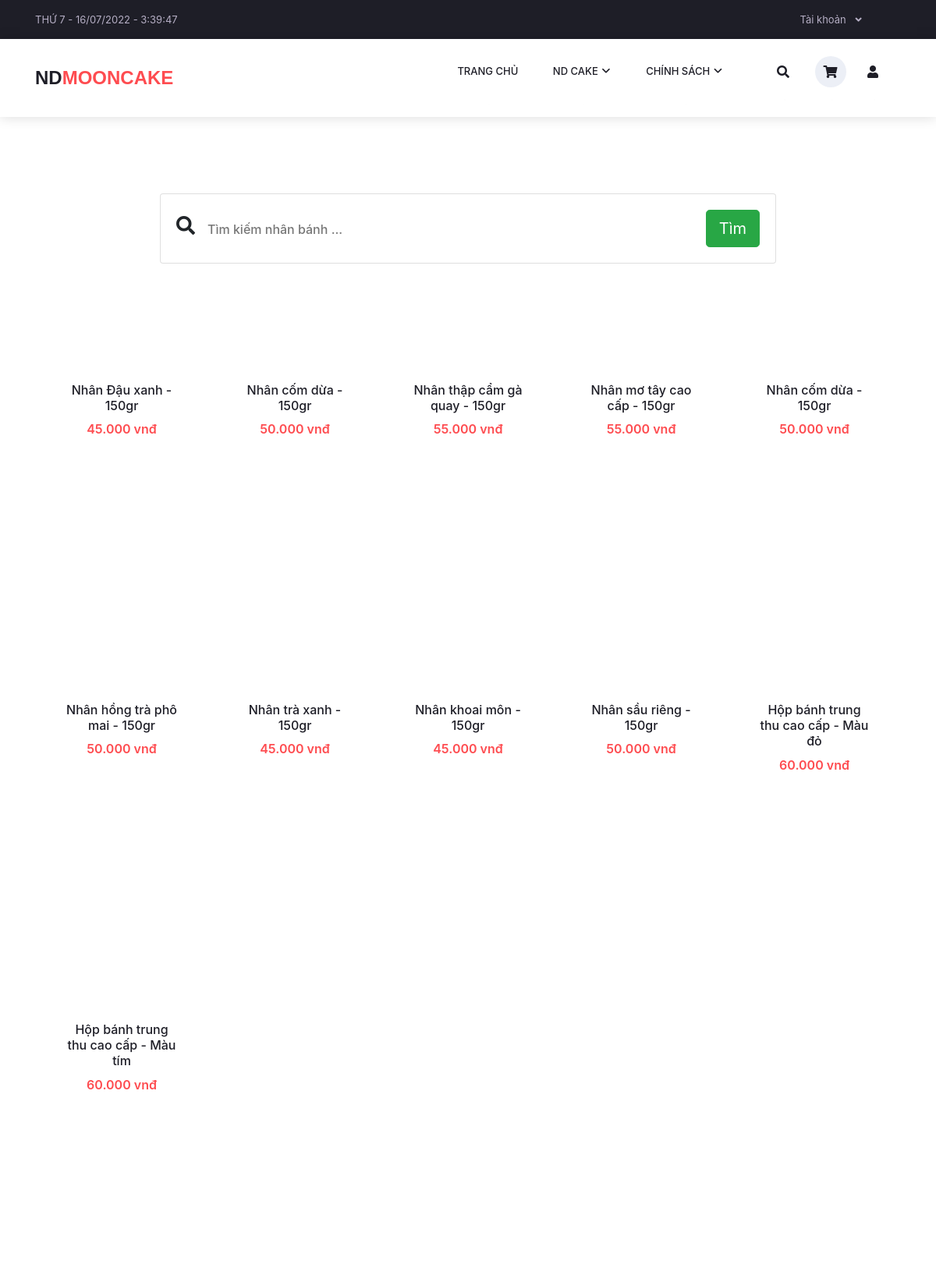
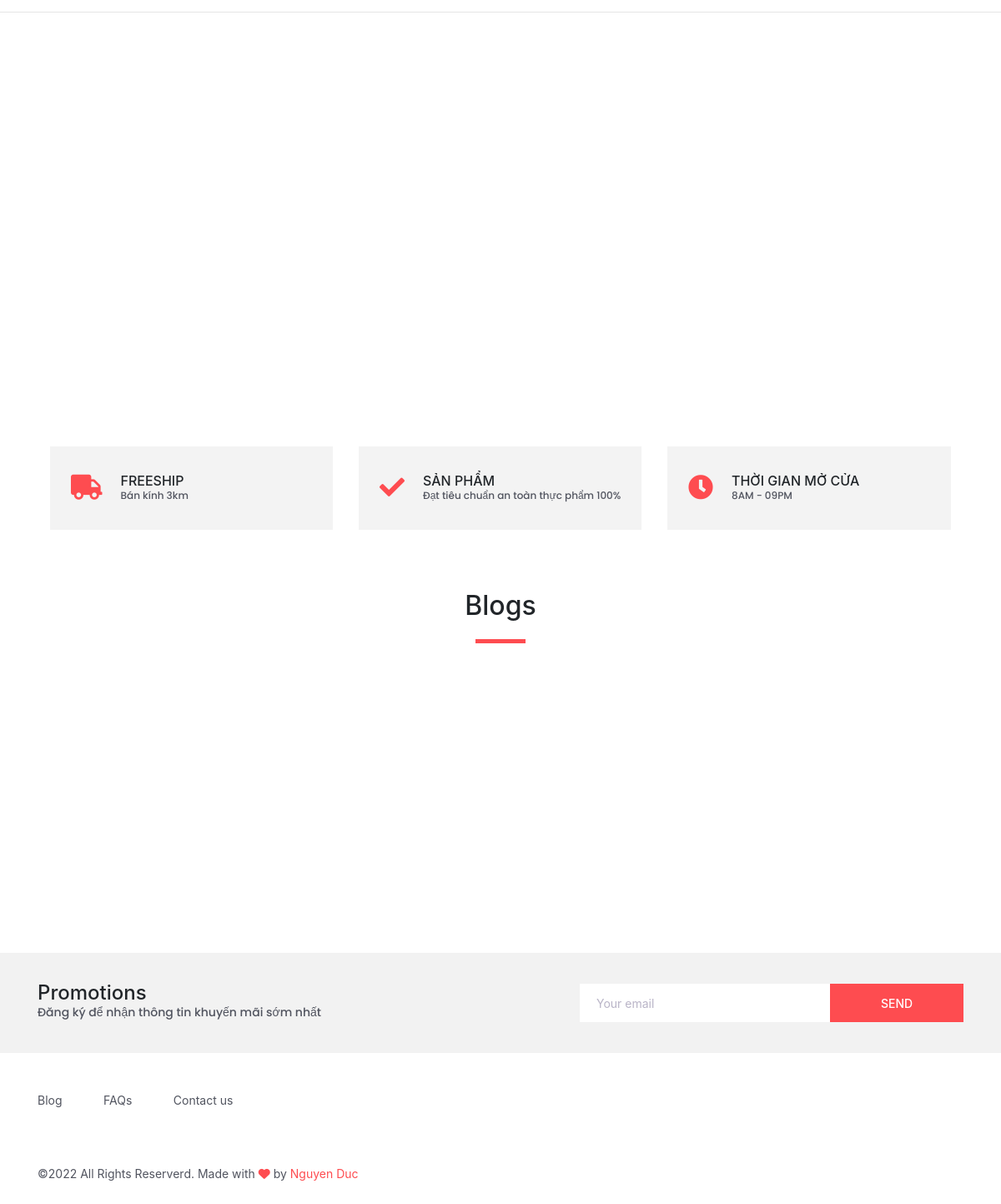
/?page=search, run on the app's committed database (2 pictures, top to bottom).
### tables this page shows
CREATE TABLE `products` (
  `id` int(11) NOT NULL,
  `name` varchar(100) DEFAULT NULL,
  `price` varchar(100) DEFAULT NULL,
  `type` varchar(255) DEFAULT NULL,
  `fill` varchar(100) DEFAULT NULL,
  `mota` varchar(100) DEFAULT NULL,
  `image` varchar(255) DEFAULT NULL
);

### element/search.php (the view, shortened to what this page needs)
<link href="//maxcdn.bootstrapcdn.com/bootstrap/4.1.1/css/bootstrap.min.css" rel="stylesheet" id="bootstrap-css">
<link rel="stylesheet" href="https://use.fontawesome.com/releases/v5.1.0/css/all.css">
<div class="wrapper-2">
<br />
<br />
<div class="row justify-content-center">
    <div class="col-12 col-md-10 col-lg-8">
        <form method="post" class="card card-sm" action="?page=search">
            <div class="card-body row no-gutters align-items-center">
                <div class="col-auto">
                    <i class="fas fa-search h4 text-body"></i>
                </div>
                <div class="col">
                    <input name="key" class="form-control form-control-lg form-control-borderless" type="text" placeholder="Tìm kiếm nhân bánh ... ">
                </div>
                <div class="col-auto">
                    <button class="btn btn-lg btn-success" type="submit" name="search">Tìm</button>
                </div>
            </div>
        </form>
    </div>
</div>
<div class="content-search">
    <div class="col-12 col-md-10 col-lg-8 mt-3" style="margin: 0px auto;">
    </div>
    <div class="new_arrivals">
        <div class="container">
            <div class="row">
                <div class="col">
                    <div class="product-grid " id="myList" data-isotope='{ "itemSelector": ".product-item", "layoutMode": "fitRows" }'>
                        <?php foreach ($query as $item) { ?>
                            <div class="product-item items">
                                <a href="?page=product_detail&id=<?php echo $item['id'] ?>">
                                    <div class="product">
                                        <div class="product_image">
                                        </div>
                                        <div class="product_info">
                                            <h6 class="product_name"><a href="?page=product_detail&id=<?php echo $item['id'] ?>"><?php echo $item['name'] ?></a></h6>
                                            <div class="product_price"><?php echo $item['price'] . ".000 vnđ" ?></div>
                                        </div>
                                    </div>
                                </a>
                            </div>
                        <?php } ?>
                    </div>
                </div>
            </div>
        </div>
    </div>
    <hr>
</div>

### index.php (shortened to what this page needs)
<?php
include('element/connectdb.php');
$user = (isset($_SESSION['user'])) ? $_SESSION['user'] : [];
$sql = "SELECT * FROM products";
$query = mysqli_query($conn, $sql);
?>
<!DOCTYPE html>
<html lang="en">
<head>
	<link rel="stylesheet" type="text/css" href="styles/bootstrap4/bootstrap.min.css">
	<link href="plugins/font-awesome-4.7.0/css/font-awesome.min.css" rel="stylesheet" type="text/css">
	<link rel="stylesheet" type="text/css" href="plugins/OwlCarousel2-2.2.1/owl.carousel.css">
	<link rel="stylesheet" type="text/css" href="plugins/OwlCarousel2-2.2.1/owl.theme.default.css">
	<link rel="stylesheet" type="text/css" href="plugins/OwlCarousel2-2.2.1/animate.css">
	<link rel="stylesheet" type="text/css" href="styles/mains_styles.css">
	<link rel="stylesheet" type="text/css" href="styles/responsive.css">
	<link rel="stylesheet" type="text/css" href="plugins/jquery-ui-1.12.1.custom/jquery-ui.css">
	<link rel="stylesheet" href="https://cdnjs.cloudflare.com/ajax/libs/animate.css/4.1.1/animate.min.css" />
	<link rel="stylesheet" href="https://cdnjs.cloudflare.com/ajax/libs/font-awesome/6.1.1/css/all.min.css" />
</head>
<body onload="time()">
	<div class="super_container">
		<header class="header trans_300">
			<div class="top_nav">
				<div class="container">
					<div class="row">
						<div class="col-md-6">
							<div class="top_nav_left">
								<div id="clock"></div>
							</div>
						</div>
						<div class="col-md-6 text-right">
							<div class="top_nav_right">
								<ul class="top_nav_menu">
									<?php if (isset($user['username'])) { ?>
										<li class="account">
											<a href="#">
												Xin chào, <span><?php echo $user['username'] ?></span>
												<i class="fa fa-angle-down"></i>
											</a>
											<ul class="account_selection">
												<li><a href="?page=profile_guest&id=<?php echo $user['id'] ?>"><i class="fa fa-address-card" aria-hidden="true"></i>Thông tin cá nhân</a></li>
												<li><a href="?page=myorder&id=<?php echo $user['id'] ?>"><i class="fa fa-shopping-basket" aria-hidden="true"></i>Đơn mua</a></li>
												<li><a href="./element/signout.php"><i class="fa fa-sign-in" aria-hidden="true"></i>Đăng xuất</a></li>
											</ul>
										</li>
									<?php } else { ?>
										<li class="account">
											<a href="#">
												Tài khoản
												<i class="fa fa-angle-down"></i>
											</a>
										</li>
									<?php } ?>
								</ul>
							</div>
						</div>
					</div>
				</div>
			</div>
			<div class="main_nav_container">
				<div class="container">
					<div class="row ">
						<div class="col-lg-12 text-right">
							<div class="logo_container">
								<a href="?page=home">ND<span>MOONCAKE</span></a>
							</div>
							<nav class="navbar stroke">
								<ul class="navbar_menu">
									<li><a href="?page=home">Trang chủ</a></li>
									<li class="dropdown ">
										<a href="" data-toggle="dropdown ">
											ND Cake
											<i style="padding:1px" class="fa-solid fa-angle-down"></i>
										</a>
									</li>
									<li class="dropdown">
										<a href="" data-toggle="dropdown">
											Chính sách
											<i style="padding:1px" class="fa-solid fa-angle-down"></i>
										</a>
									</li>
								</ul>
								<ul class="navbar_user">
									<li class="search mr-3">
										<a href="?page=search"><i class="fa fa-search" aria-hidden="true"></i></a>
									</li>
									<li class="dropdown checkout">
										<a href="?page=spc" data-toggle="dropdown ">
											<i class="fa fa-shopping-cart" aria-hidden="true"></i>
										</a>
									</li>
									<?php if (isset($user['username'])) { ?>
										<li style="margin-left: 20px;">
											<a href="?page=profile_guest&id=<?php echo $user['id'] ?>">
												<img style="width:20px; border-radius:10px" src="<?php echo $user['url_image'] ?>" alt="">
												<span><?php echo $user['username'] ?></span>
											</a>
										</li>
									<?php } else { ?>
										<li style="margin-left: 10px;" class="user">
											<a href="./element/signin.php"><i class="fa fa-user" aria-hidden="true"></i></a>
										</li>
									<?php } ?>
								</ul>
							</nav>
						</div>
					</div>
				</div>
			</div>
		</header>
		<div class="fs_menu_overlay"></div>
		<section>
			<?php
			include('element/fille.php');
			?>
		</section>
		<div class="benefit">
			<div class="container">
				<div class="row benefit_row">
					<div class="col-lg-4 benefit_col">
						<div class="benefit_item d-flex flex-row align-items-center">
							<div class="benefit_icon"><i class="fa fa-truck" aria-hidden="true"></i></div>
							<div class="benefit_content">
								<h6>Freeship</h6>
								<p>Bán kính 3km</p>
							</div>
						</div>
					</div>
					<div class="col-lg-4 benefit_col">
						<div class="benefit_item d-flex flex-row align-items-center">
							<div class="benefit_icon"><i class="fa fa-check" aria-hidden="true"></i></div>
							<div class="benefit_content">
								<h6>Sản phẩm</h6>
								<p>Đạt tiêu chuẩn an toàn thực phẩm 100%</p>
							</div>
						</div>
					</div>
					<div class="col-lg-4 benefit_col">
						<div class="benefit_item d-flex flex-row align-items-center">
							<div class="benefit_icon"><i class="fa fa-clock-o" aria-hidden="true"></i></div>
							<div class="benefit_content">
								<h6>Thời gian mở cửa</h6>
								<p>8AM - 09PM</p>
							</div>
						</div>
					</div>
				</div>
			</div>
		</div>
		<div class="blogs">
			<div class="container">
				<div class="row">
					<div class="col text-center">
						<div class="section_title">
							<h2>Blogs</h2>
						</div>
					</div>
				</div>
				<div class="row blogs_container">
					<div class="col-lg-4 blog_item_col">
						<div class="blog_item">
							<div class="blog_background" style="background-image:url(https://cdn.glitch.global/e4e5a7c2-c10e-4ecd-b570-505542b6edc1/9d45d1de-bcba-4f4b-ba2e-e6cb7c45bd5c.received_634519940855698.jpeg?v=1657599958817)"></div>
						</div>
					</div>
					<div class="col-lg-4 blog_item_col">
						<div class="blog_item">
							<div class="blog_background" style="background-image:url(https://cdn.glitch.global/e4e5a7c2-c10e-4ecd-b570-505542b6edc1/baf3ff1e-9f44-4058-b368-a4b43f6515e3.IMG_1657278944336_1657599311894.jpg?v=1657599964752)"></div>
						</div>
					</div>
					<div class="col-lg-4 blog_item_col">
						<div class="blog_item">
							<div class="blog_background" style="background-image:url(https://cdn.glitch.global/e4e5a7c2-c10e-4ecd-b570-505542b6edc1/219477186_2688720041426211_1730125793542473971_n.jpg?v=1657612579076)"></div>
						</div>
					</div>
				</div>
			</div>
		</div>
		<div class="newsletter">
			<div class="container">
				<div class="row">
					<div class="col-lg-6">
						<div class="newsletter_text d-flex flex-column justify-content-center align-items-lg-start align-items-md-center text-center">
							<h4>Promotions</h4>
							<p>Đăng ký để nhận thông tin khuyến mãi sớm nhất</p>
						</div>
					</div>
					<div class="col-lg-6">
						<form method="post">
							<div class="newsletter_form d-flex flex-md-row flex-column flex-xs-column align-items-center justify-content-lg-end justify-content-center">
								<input id="newsletter_email" type="text" name="email_sale" placeholder="Your email" data-error="Valid email is required.">
								<button id="newsletter_submit" class="newsletter_submit_btn trans_300">Send</button>
							</div>
						</form>
					</div>
				</div>
			</div>
		</div>
		<footer class="footer">
			<div class="container">
				<div class="row">
					<div class="col-lg-6">
						<div class="footer_nav_container d-flex flex-sm-row flex-column align-items-center justify-content-lg-start justify-content-center text-center">
							<ul class="footer_nav">
								<li><a href="#">Blog</a></li>
								<li><a href="#">FAQs</a></li>
								<li><a href="?page=contact">Contact us</a></li>
							</ul>
						</div>
					</div>
					<div class="col-lg-6">
						<div class="footer_social d-flex flex-row align-items-center justify-content-lg-end justify-content-center">
							<ul>
								<li><a href="https://www.facebook.com/ndmooncake"><i class="fa fa-facebook" aria-hidden="true"></i></a></li>
								<li><a href="#"><i class="fa fa-instagram" aria-hidden="true"></i></a></li>
							</ul>
						</div>
					</div>
				</div>
				<div class="row">
					<div class="col-lg-12">
						<div class="footer_nav_container">
							<div class="cr">©2022 All Rights Reserverd. Made with <i class="fa fa-heart-o" aria-hidden="true"></i> by <a href="#">Nguyen Duc</a>
							</div>
						</div>
					</div>
				</div>
		</footer>
	</div>
</body>
</html>

### element/fille.php
<?php
    if(isset($_GET['page'])){
        $page = $_GET['page'];
    }
    else {
        $page = '';
    }
    if($page == "products") {
        include('products.php');
    }
    elseif($page == "about"){
        include('about.php');
    }
    elseif($page == "contact"){
        include('contact.php');
    }
    elseif($page == "product_detail"){
        include('product_detail.php');
    }
    elseif($page == "profile_guest"){
        include('profile_guest.php');
    }
    elseif($page == "spc"){
        include('shoppingcart.php');
    }
    elseif($page == "order"){
        include('order.php');
    }
    elseif($page == "ordersucces"){
        include('ordersucces.php');
    }
    elseif($page == "myorder"){
        include('myorder.php');
    }
    elseif($page == "myordetail"){
        include('myordetail.php');
    }
    elseif($page == "search"){
        include('search.php');
    }
    elseif($page == "products_search"){
        include('products_search.php');
    }
    elseif($page == "news"){
        include('news.php');
    }
    elseif($page == "fixuser"){
        include('fixuser.php');
    }
    elseif($page == "sendmail"){
        include('sendmail/send.php');
    }
    else {
        include('home.php');
    }
?>

### element/search.php (style rules this page uses)
.wrapper-2 { margin-top: 200px; }
.content-search { margin-bottom: 65vh; }
.form-control-borderless { border: none; }

### index.php (style rules this page uses)
nav ul li a, nav ul li a:after, nav ul li a:before { transition: all .5s; }
nav.stroke ul li a, nav.fill ul li a { position: relative; }
nav.stroke ul li a:after, nav.fill ul li a:after { position: absolute; bottom: 0; left: 0; right: 0; margin: auto; width: 0%; content: '.'; color: transparent; background: #aaa; height: 1px; }

### data on the page
products: name "Nhân Đậu xanh - 150gr", price "45"
products: name "Nhân cốm dừa - 150gr", price "50"
products: name "Nhân thập cẩm gà quay - 150gr", price "55"
products: name "Nhân mơ tây cao cấp - 150gr", price "55"
products: name "Nhân cốm dừa - 150gr", price "50"
products: name "Nhân hồng trà phô mai - 150gr", price "50"
products: name "Nhân trà xanh - 150gr", price "45"
products: name "Nhân khoai môn - 150gr", price "45"
products: name "Nhân sầu riêng - 150gr", price "50"
products: name "Hộp bánh trung thu cao cấp - Màu đỏ", price "60"
products: name "Hộp bánh trung thu cao cấp - Màu tím", price "60"
